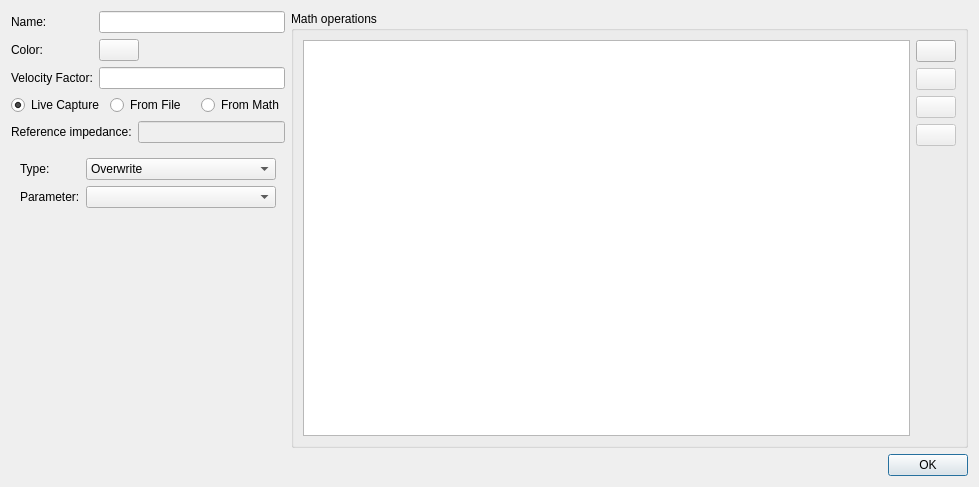
<?xml version="1.0" encoding="UTF-8"?>
<ui version="4.0">
 <class>TraceEditDialog</class>
 <widget class="QDialog" name="TraceEditDialog">
  <property name="windowModality">
   <enum>Qt::ApplicationModal</enum>
  </property>
  <property name="geometry">
   <rect>
    <x>0</x>
    <y>0</y>
    <width>979</width>
    <height>487</height>
   </rect>
  </property>
  <property name="windowTitle">
   <string>Edit Trace</string>
  </property>
  <property name="modal">
   <bool>true</bool>
  </property>
  <layout class="QVBoxLayout" name="verticalLayout_5">
   <item>
    <layout class="QHBoxLayout" name="horizontalLayout_6" stretch="0,1">
     <item>
      <layout class="QVBoxLayout" name="verticalLayout_4">
       <item>
        <layout class="QFormLayout" name="formLayout">
         <item row="0" column="0">
          <widget class="QLabel" name="label">
           <property name="text">
            <string>Name:</string>
           </property>
          </widget>
         </item>
         <item row="0" column="1">
          <widget class="QLineEdit" name="name"/>
         </item>
         <item row="1" column="0">
          <widget class="QLabel" name="label_2">
           <property name="text">
            <string>Color:</string>
           </property>
          </widget>
         </item>
         <item row="1" column="1">
          <layout class="QHBoxLayout" name="horizontalLayout_3">
           <item>
            <widget class="ColorPickerButton" name="color">
             <property name="sizePolicy">
              <sizepolicy hsizetype="Fixed" vsizetype="Fixed">
               <horstretch>0</horstretch>
               <verstretch>0</verstretch>
              </sizepolicy>
             </property>
             <property name="text">
              <string/>
             </property>
            </widget>
           </item>
           <item>
            <spacer name="horizontalSpacer">
             <property name="orientation">
              <enum>Qt::Horizontal</enum>
             </property>
             <property name="sizeHint" stdset="0">
              <size>
               <width>40</width>
               <height>20</height>
              </size>
             </property>
            </spacer>
           </item>
          </layout>
         </item>
         <item row="2" column="0">
          <widget class="QLabel" name="label_6">
           <property name="text">
            <string>Velocity Factor:</string>
           </property>
          </widget>
         </item>
         <item row="2" column="1">
          <widget class="SIUnitEdit" name="vFactor"/>
         </item>
        </layout>
       </item>
       <item>
        <layout class="QHBoxLayout" name="horizontalLayout">
         <item>
          <widget class="QRadioButton" name="bLive">
           <property name="text">
            <string>Live Capture</string>
           </property>
           <property name="checked">
            <bool>true</bool>
           </property>
           <attribute name="buttonGroup">
            <string notr="true">GSource</string>
           </attribute>
          </widget>
         </item>
         <item>
          <widget class="QRadioButton" name="bFile">
           <property name="text">
            <string>From File</string>
           </property>
           <attribute name="buttonGroup">
            <string notr="true">GSource</string>
           </attribute>
          </widget>
         </item>
         <item>
          <widget class="QRadioButton" name="bMath">
           <property name="text">
            <string>From Math</string>
           </property>
           <attribute name="buttonGroup">
            <string notr="true">GSource</string>
           </attribute>
          </widget>
         </item>
        </layout>
       </item>
       <item>
        <layout class="QHBoxLayout" name="horizontalLayout_5">
         <item>
          <widget class="QLabel" name="label_7">
           <property name="text">
            <string>Reference impedance:</string>
           </property>
          </widget>
         </item>
         <item>
          <widget class="SIUnitEdit" name="impedance">
           <property name="enabled">
            <bool>false</bool>
           </property>
          </widget>
         </item>
        </layout>
       </item>
       <item>
        <widget class="QStackedWidget" name="stack">
         <property name="currentIndex">
          <number>0</number>
         </property>
         <widget class="QWidget" name="LivePage">
          <layout class="QFormLayout" name="formLayout_2">
           <item row="0" column="0">
            <widget class="QLabel" name="label_3">
             <property name="text">
              <string>Type:</string>
             </property>
            </widget>
           </item>
           <item row="0" column="1">
            <widget class="QComboBox" name="CLiveType">
             <item>
              <property name="text">
               <string>Overwrite</string>
              </property>
             </item>
             <item>
              <property name="text">
               <string>Max hold</string>
              </property>
             </item>
             <item>
              <property name="text">
               <string>Min hold</string>
              </property>
             </item>
            </widget>
           </item>
           <item row="1" column="0">
            <widget class="QLabel" name="label_4">
             <property name="text">
              <string>Parameter:</string>
             </property>
            </widget>
           </item>
           <item row="1" column="1">
            <widget class="QComboBox" name="CLiveParam"/>
           </item>
          </layout>
         </widget>
         <widget class="QWidget" name="TouchstonePage">
          <layout class="QVBoxLayout" name="verticalLayout_2">
           <item>
            <widget class="TouchstoneImport" name="touchstoneImport" native="true"/>
           </item>
           <item>
            <layout class="QHBoxLayout" name="horizontalLayout_2">
             <item>
              <widget class="QLabel" name="label_5">
               <property name="text">
                <string>Parameter:</string>
               </property>
              </widget>
             </item>
             <item>
              <widget class="QComboBox" name="CParameter"/>
             </item>
            </layout>
           </item>
          </layout>
         </widget>
         <widget class="QWidget" name="CSVPage">
          <layout class="QVBoxLayout" name="verticalLayout_6">
           <item>
            <widget class="CSVImport" name="csvImport" native="true"/>
           </item>
          </layout>
         </widget>
         <widget class="QWidget" name="MathPage">
          <layout class="QVBoxLayout" name="verticalLayout_7">
           <item>
            <widget class="QTableWidget" name="mathTraceTable">
             <attribute name="horizontalHeaderStretchLastSection">
              <bool>true</bool>
             </attribute>
             <attribute name="verticalHeaderVisible">
              <bool>false</bool>
             </attribute>
            </widget>
           </item>
           <item>
            <layout class="QHBoxLayout" name="horizontalLayout_7">
             <item>
              <widget class="QLabel" name="label_8">
               <property name="text">
                <string>Formula:</string>
               </property>
              </widget>
             </item>
             <item>
              <widget class="QLineEdit" name="lMathFormula"/>
             </item>
            </layout>
           </item>
          </layout>
         </widget>
        </widget>
       </item>
      </layout>
     </item>
     <item>
      <widget class="QGroupBox" name="groupBox">
       <property name="title">
        <string>Math operations</string>
       </property>
       <layout class="QVBoxLayout" name="verticalLayout_3">
        <item>
         <layout class="QHBoxLayout" name="horizontalLayout_4">
          <item>
           <widget class="QTableView" name="view">
            <property name="horizontalScrollBarPolicy">
             <enum>Qt::ScrollBarAsNeeded</enum>
            </property>
            <property name="dragEnabled">
             <bool>true</bool>
            </property>
            <property name="dragDropMode">
             <enum>QAbstractItemView::InternalMove</enum>
            </property>
            <property name="selectionMode">
             <enum>QAbstractItemView::SingleSelection</enum>
            </property>
            <property name="selectionBehavior">
             <enum>QAbstractItemView::SelectRows</enum>
            </property>
            <property name="showGrid">
             <bool>false</bool>
            </property>
            <attribute name="horizontalHeaderMinimumSectionSize">
             <number>20</number>
            </attribute>
            <attribute name="horizontalHeaderDefaultSectionSize">
             <number>70</number>
            </attribute>
            <attribute name="horizontalHeaderStretchLastSection">
             <bool>false</bool>
            </attribute>
            <attribute name="verticalHeaderVisible">
             <bool>false</bool>
            </attribute>
           </widget>
          </item>
          <item>
           <layout class="QVBoxLayout" name="verticalLayout">
            <item>
             <widget class="QPushButton" name="bAdd">
              <property name="sizePolicy">
               <sizepolicy hsizetype="Fixed" vsizetype="Fixed">
                <horstretch>0</horstretch>
                <verstretch>0</verstretch>
               </sizepolicy>
              </property>
              <property name="toolTip">
               <string>Add</string>
              </property>
              <property name="text">
               <string/>
              </property>
              <property name="icon">
               <iconset theme="list-add" resource="../icons.qrc">
                <normaloff>:/icons/add.png</normaloff>:/icons/add.png</iconset>
              </property>
             </widget>
            </item>
            <item>
             <widget class="QPushButton" name="bDelete">
              <property name="enabled">
               <bool>false</bool>
              </property>
              <property name="sizePolicy">
               <sizepolicy hsizetype="Fixed" vsizetype="Fixed">
                <horstretch>0</horstretch>
                <verstretch>0</verstretch>
               </sizepolicy>
              </property>
              <property name="toolTip">
               <string>Delete</string>
              </property>
              <property name="text">
               <string/>
              </property>
              <property name="icon">
               <iconset theme="list-remove" resource="../icons.qrc">
                <normaloff>:/icons/remove.png</normaloff>:/icons/remove.png</iconset>
              </property>
             </widget>
            </item>
            <item>
             <widget class="QPushButton" name="bMoveUp">
              <property name="enabled">
               <bool>false</bool>
              </property>
              <property name="toolTip">
               <string>Move up</string>
              </property>
              <property name="text">
               <string/>
              </property>
              <property name="icon">
               <iconset theme="go-up" resource="../icons.qrc">
                <normaloff>:/icons/up.png</normaloff>:/icons/up.png</iconset>
              </property>
             </widget>
            </item>
            <item>
             <widget class="QPushButton" name="bMoveDown">
              <property name="enabled">
               <bool>false</bool>
              </property>
              <property name="toolTip">
               <string>Move down</string>
              </property>
              <property name="text">
               <string/>
              </property>
              <property name="icon">
               <iconset theme="go-down" resource="../icons.qrc">
                <normaloff>:/icons/down.png</normaloff>:/icons/down.png</iconset>
              </property>
             </widget>
            </item>
            <item>
             <spacer name="verticalSpacer">
              <property name="orientation">
               <enum>Qt::Vertical</enum>
              </property>
              <property name="sizeHint" stdset="0">
               <size>
                <width>18</width>
                <height>186</height>
               </size>
              </property>
             </spacer>
            </item>
           </layout>
          </item>
         </layout>
        </item>
       </layout>
      </widget>
     </item>
    </layout>
   </item>
   <item>
    <widget class="QDialogButtonBox" name="buttonBox">
     <property name="standardButtons">
      <set>QDialogButtonBox::Ok</set>
     </property>
    </widget>
   </item>
  </layout>
 </widget>
 <customwidgets>
  <customwidget>
   <class>ColorPickerButton</class>
   <extends>QPushButton</extends>
   <header>CustomWidgets/colorpickerbutton.h</header>
  </customwidget>
  <customwidget>
   <class>SIUnitEdit</class>
   <extends>QLineEdit</extends>
   <header>CustomWidgets/siunitedit.h</header>
  </customwidget>
  <customwidget>
   <class>TouchstoneImport</class>
   <extends>QWidget</extends>
   <header>CustomWidgets/touchstoneimport.h</header>
   <container>1</container>
  </customwidget>
  <customwidget>
   <class>CSVImport</class>
   <extends>QWidget</extends>
   <header>CustomWidgets/csvimport.h</header>
   <container>1</container>
  </customwidget>
 </customwidgets>
 <resources>
  <include location="../icons.qrc"/>
 </resources>
 <connections/>
 <buttongroups>
  <buttongroup name="GSource"/>
 </buttongroups>
</ui>
